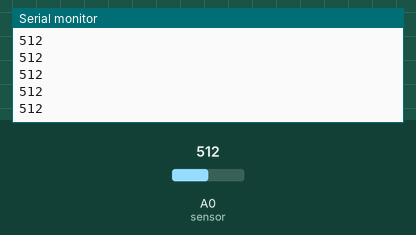
Bench run of a sketch on a simulated Arduino Uno, built with avr-gcc and run on an emulated ATmega328P. On the bench: the last lines printed to the serial monitor. Inputs (shaded band) come from the test bench; at power-on: A0 (sensor) = 512.

Above: at 1.2 s.
1.3 s: A0 (sensor) set to 716
At 1.31 s:
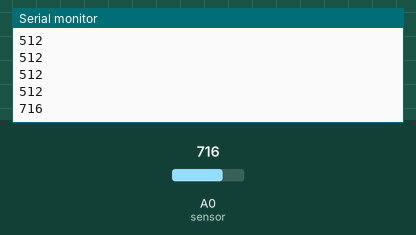
2.8 s: A0 (sensor) set to 900
At 2.81 s:
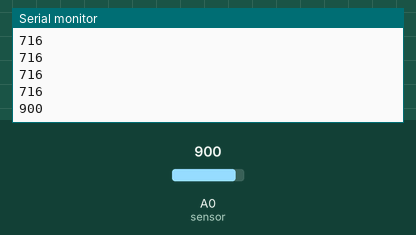
Timing chart, 0 to 5.8 s (numbered marks = the images above; inputs shaded):
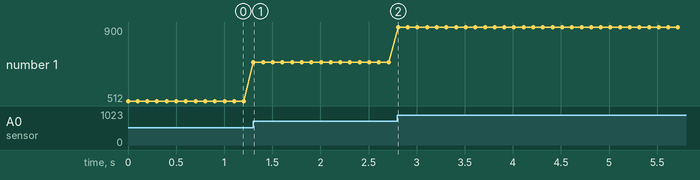

Measured:
- after the input at 1.3 s, the serial monitor: prints a new line at once (image 1)
- after the input at 2.8 s, the serial monitor: prints a new line at once (image 2)
- plotted number 1: 512 → 716 after the input at 1.3 s, 716 → 900 after the input at 2.8 s

The sketch:

Current_sensor.ino
```cpp
int sensor = A0;      // connecting sensor to analog port
int currentVal;       // variable to store the corresponding analog value

void setup()
{
  pinMode(sensor,INPUT);      // setting the sensor as input
  Serial.begin(9600);         // setting the Baud rate for serial monitor
}

void loop()
{
  currentVal = analogRead(sensor);     // reading the sensor value
  Serial.println(currentVal);          // printing the analog value
  delay(100);                          // waits till the delay for the next reading
}
```
